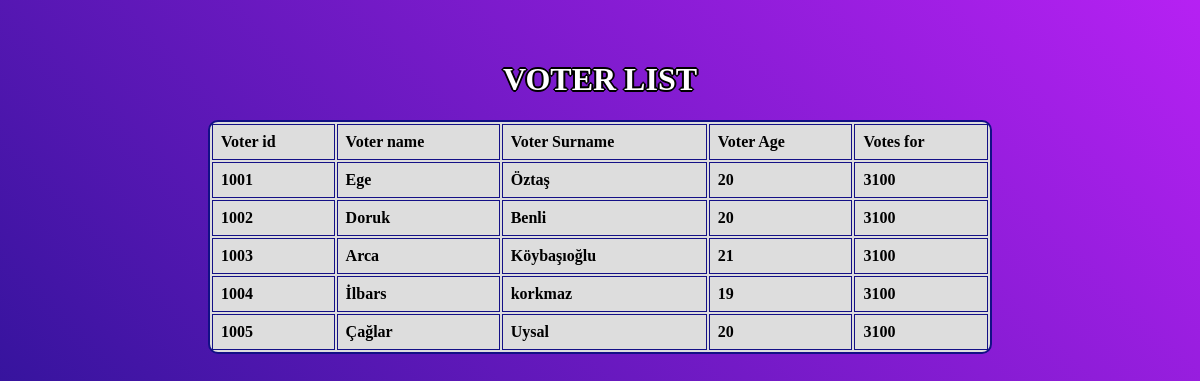
Screenshot of /voters/index.php with the database file from the repository.
### tables this page shows
CREATE TABLE Voters( 
Vid INTEGER NOT NULL PRIMARY KEY, 
Uname VARCHAR(50) NOT NULL, 
Surname VARCHAR(50) NOT NULL, 
Age INTEGER NOT NULL,
Cid INTEGER NOT NULL,
FOREIGN KEY (Cid) REFERENCES candidates(Cid)
);

### voters/index.php (the view, shortened to what this page needs)
<!DOCTYPE html>
<html lang="en">
<head>
</head>
<body>
    <div align="center" class ="div">
        <h1> VOTER LIST </h1>
        <table class="voterTable">
        <tr>
            <th>Voter id</th>
            <th>Voter name</th>
            <th>Voter Surname</th>
            <th>Voter Age</th>
            <th> Votes for </th>
        </tr>
        <?php
        include "config.php";
        $sql_statement = "SELECT * FROM voters";
        $result = mysqli_query($db, $sql_statement);
        while($row = mysqli_fetch_assoc($result)) {
            $Voter_id = $row['Vid'];
            $Uname = $row['Uname'];
            $Surname = $row['Surname'];
            $Age = $row['Age'];
            $Cid = $row['Cid'];
            echo "<tr>" . "<th>". $Voter_id ."</th>". "<th>". $Uname ."</th>". "<th>" . $Surname . "</th>" ."<th>". $Age ."</th>"."<th>". $Cid ."</th>"."</tr>";
        }
        ?>
        </table>
    </div>
</body>
</html>

### voters/index.php (style rules this page uses)
body { padding: 0; margin: 0; font-family: "Inter" sans-serif; background: linear-gradient(45deg,#131086, #b621f3); padding: 40px; background-repeat: no-repeat; justify-content: center; text-align: center; }
.div { width: 100%; height: 100%; min-height: calc(100vh - 40px*2); justify-content: center; border-radius: 10px; }
.voterTable { width: 70%; border-collapse: seperated; background-color: #dddddd; border: 2px solid #131086; border-radius: 10px }
td, th { height: 200%; border: 1px solid #131086; text-align: left; padding: 8px; }
h1 { text-align: center; color: white; text-shadow: 2px 0 rgb(0, 0, 0), -2px 0 rgb(0, 0, 0), 0 2px rgb(0, 0, 0), 0 -2px rgb(0, 0, 0), 1px 1px rgb(0, 0, 0), -1px -1px rgb(0, 0, 0), 1px -1px rgb(0, 0, 0), -1px 1px rgb(0, 0, 0); }

### rows the page displays
voters: Vid "1001", Uname "Ege", Surname "Öztaş", Age "20", Cid "3100"
voters: Vid "1002", Uname "Doruk", Surname "Benli", Age "20", Cid "3100"
voters: Vid "1003", Uname "Arca", Surname "Köybaşıoğlu", Age "21", Cid "3100"
voters: Vid "1004", Uname "İlbars", Surname "korkmaz", Age "19", Cid "3100"
voters: Vid "1005", Uname "Çağlar", Surname "Uysal", Age "20", Cid "3100"
